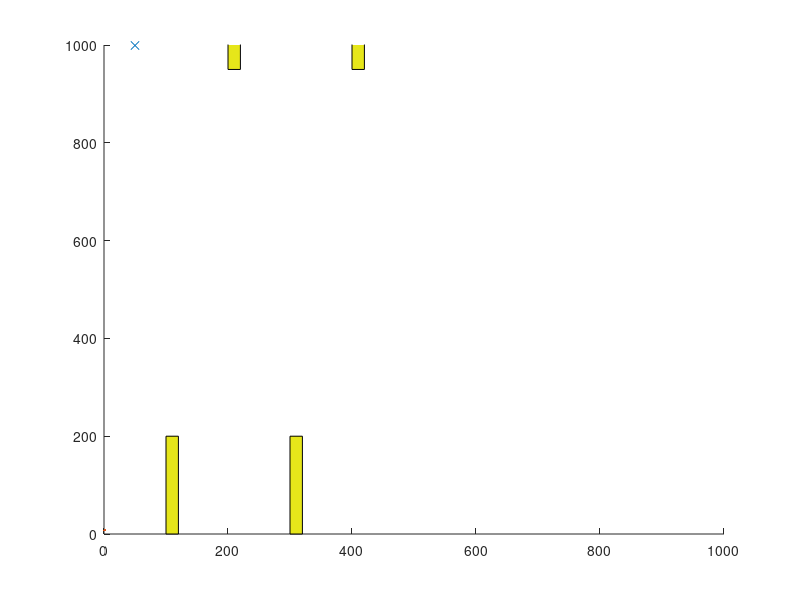

Source code (MATLAB): (Note: this script raises an error after producing the figure.)
% RRT* algorithm in 2D with collision avoidance.
% 
% Author: Sai Vemprala
% 
% nodes:    Contains list of all explored nodes. Each node contains its
%           coordinates, cost to reach and its parent.
% 
% Brief description of algorithm: 
% 1. Pick a random node q_rand.
% 2. Find the closest node q_near from explored nodes to branch out from, towards
%    q_rand.
% 3. Steer from q_near towards q_rand: interpolate if node is too far away, reach
%    q_new. Check that obstacle is not hit.
% 4. Update cost of reaching q_new from q_near, treat it as Cmin. For now,
%    q_near acts as the parent node of q_new.
% 5. From the list of 'visited' nodes, check for nearest neighbors with a 
%    given radius, insert in a list q_nearest.
% 6. In all members of q_nearest, check if q_new can be reached from a
%    different parent node with cost lower than Cmin, and without colliding
%    with the obstacle. Select the node that results in the least cost and 
%    update the parent of q_new.
% 7. Add q_new to node list.
% 8. Continue until maximum number of nodes is reached or goal is hit.

% Clears all variables and closes any figures
clearvars
close all

% Setup environment and algorithm constraints
% Size of environment
x_max = 1000;
y_max = 1000;
% Obstacle
obstacle1 = [100, 0, 20, 200];
obstacle2 = [200, 950, 20, 200];
obstacle3 = [300, 0, 20, 200];
obstacle4 = [400, 950, 20, 200];
obstacle_list = [obstacle1; obstacle2; obstacle3; obstacle4];
% Step size - how far tree can expand per iteration
EPS = 40;
% Max number of nodes the algorithm will generate
numNodes = 500;        

% Start and goal positions
q_start.coord = [0 0];
q_start.cost = 0;
q_start.parent = 0;
q_goal.coord = [999 999];
q_goal.cost = 0;

% Imaging pass spacing
pass_spacing = x_max / 10;

q_goal_temp.coord = [(pass_spacing / 2), (y_max - 1)];
q_goal_temp.cost = 0;

% nodes stores all explored nodes
nodes(1) = q_start;

% Probability to bias towards the goal destination
goal_bias_prob = 0.5;

temp_goal_direction = -1;

% Create figure, draw obstacle
figure(1)
axis([0 x_max 0 y_max])
rectangle('Position',obstacle1,'FaceColor',[.9 .9 .1])
rectangle('Position',obstacle2,'FaceColor',[.9 .9 .1])
rectangle('Position',obstacle3,'FaceColor',[.9 .9 .1])
rectangle('Position',obstacle4,'FaceColor',[.9 .9 .1])
hold on

% Main loop - growing the tree
for i = 1:1:numNodes
    
    % Bias towards the goal
    if rand < goal_bias_prob
        q_rand = q_goal_temp.coord;
    else
        % Generates a random point in the 2D space
        q_rand = [floor(rand(1)*x_max) floor(rand(1)*y_max)];
    end
    
    % Plot point on figure
    plot(q_rand(1), q_rand(2), 'x', 'Color',  [0 0.4470 0.7410], MarkerSize=8)
    
    % Break if goal node is already reached
    for j = 1:1:length(nodes)
        if nodes(j).coord == q_goal.coord
            break
        end
    end

    % Update temporary goal if reached.
    for k = 1:1:length(nodes)
        if nodes(k).coord == q_goal_temp.coord
            q_goal_temp.coord(1) = q_goal_temp.coord(1) + pass_spacing;
            if temp_goal_direction == 1
                q_goal_temp.coord(2) = (y_max - 1);
            else
                q_goal_temp.coord(2) = 1;
            end
            temp_goal_direction = -temp_goal_direction;
        end
    end
    q_goal_temp
    % Pick the closest node to q_rand from existing list to branch out from
    % By calculating the Euclidean distance for all nodes
    ndist = [];
    for j = 1:1:length(nodes)
        n = nodes(j);
        tmp = dist(n.coord, q_rand);
        ndist = [ndist tmp];
    end
    [val, idx] = min(ndist);
    q_near = nodes(idx);
    
    % Move towards q_rand from q_near (limited to EPS num units)
    q_new.coord = steer(q_rand, q_near.coord, val, EPS);

    % Checks if the path between q_near and q_new collides with the
    % obstacle
    if noCollision(q_rand, q_near.coord, obstacle_list)
        % No collision, so draws a line from q_near to q_new
        line([q_near.coord(1), q_new.coord(1)], [q_near.coord(2), q_new.coord(2)], 'Color', 'k', 'LineWidth', 2);
        drawnow
        hold on
        % Calculate cost to travel to q_new plus the cost of reaching
        % q_near
        q_new.cost = dist(q_new.coord, q_near.coord) + q_near.cost;
        
        % Within a radius of r, find all existing nodes
        % Check if any provide a lower cost path to q_new
        q_nearest = [];
        r = 60;
        neighbor_count = 1;
        for j = 1:1:length(nodes)
            if noCollision(nodes(j).coord, q_new.coord, obstacle_list) && dist(nodes(j).coord, q_new.coord) <= r
                q_nearest(neighbor_count).coord = nodes(j).coord;
                q_nearest(neighbor_count).cost = nodes(j).cost;
                neighbor_count = neighbor_count+1;
            end
        end
        
        % Initialize cost to currently known value
        q_min = q_near;
        C_min = q_new.cost;
        
        % Iterate through all nearest neighbors to find alternate lower
        % cost paths
        % If a better parent is found, updates the connection and draws a
        % green line
        for k = 1:1:length(q_nearest)
            if noCollision(q_nearest(k).coord, q_new.coord, obstacle_list) && q_nearest(k).cost + dist(q_nearest(k).coord, q_new.coord) < C_min
                q_min = q_nearest(k);
                C_min = q_nearest(k).cost + dist(q_nearest(k).coord, q_new.coord);
                line([q_min.coord(1), q_new.coord(1)], [q_min.coord(2), q_new.coord(2)], 'Color', 'g', 'LineWidth', 1);                
                hold on
            end
        end
        
        % Update parent to least cost-from node
        for j = 1:1:length(nodes)
            if nodes(j).coord == q_min.coord
                q_new.parent = j;
            end
        end
        
        % Append q_new to explored nodes
        nodes = [nodes q_new];
    end
end

% Finding the optimal path
% Finds the closest node to the goal
D = [];
for j = 1:1:length(nodes)
    tmpdist = dist(nodes(j).coord, q_goal.coord);
    D = [D tmpdist];
end

% Search backwards from goal to start to find the optimal least cost path
[val, idx] = min(D);
q_final = nodes(idx);
q_goal.parent = idx;
q_end = q_goal;
nodes = [nodes q_goal];
% Trace path back to start and draws optimal path.
while q_end.parent ~= 0
    start = q_end.parent;
    line([q_end.coord(1), nodes(start).coord(1)], [q_end.coord(2), nodes(start).coord(2)], 'Color', 'r', 'LineWidth', 2);
    hold on
    q_end = nodes(start);
end


